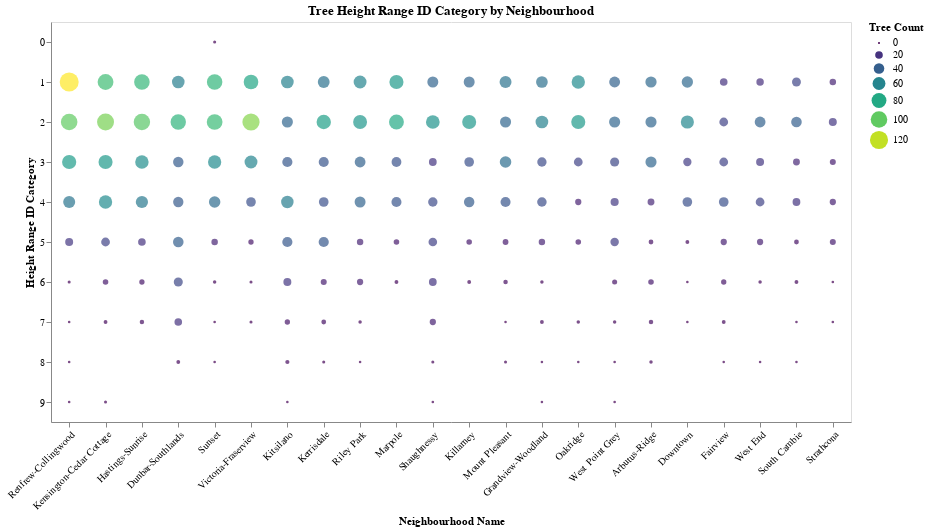

Notebook code for this chart:
### Code cell
# Create plot for height_range_id and neighbourhoods, sorted by neighbourhood_order
neighbourhood_order = (
    chart_data
    .groupby('neighbourhood_name')['count']
    .sum()
    .sort_values(ascending=False)
    .index
    .tolist()
)

height_neighbourhood = alt.Chart(chart_data).mark_circle().encode(
    x=alt.X('neighbourhood_name:N', title='Neighbourhood Name', sort=neighbourhood_order),
    y=alt.Y('height_range_id:N', title='Height Range ID Category'),
    size=alt.Size('count:Q', title='Tree Count'),
    color=alt.Color('count:Q', scale=alt.Scale(scheme='viridis')),
    tooltip=['neighbourhood_name:N', 'height_range_id:N', 'count:Q']
).properties(
    width=800,
    height=400,
    title='Tree Height Range ID Category by Neighbourhood'
).configure_axisX(labelAngle=-45)

height_neighbourhood

### Figure 1 — Vega-Lite specification as saved in the notebook (floating-point values rounded to 4 significant figures; data arrays with more than 128 entries replaced by an {"elided": "..."} marker saying what was removed)
{"config": {"view": {"continuousWidth": 300, "continuousHeight": 300}, "axisX": {"labelAngle": -45}}, "data": {"name": "data-eefd1f9b622612af00cf89967e2a14e1"}, "mark": {"type": "circle"}, "encoding": {"color": {"field": "count", "scale": {"scheme": "viridis"}, "type": "quantitative"}, "size": {"field": "count", "title": "Tree Count", "type": "quantitative"}, "tooltip": [{"field": "neighbourhood_name", "type": "nominal"}, {"field": "height_range_id", "type": "nominal"}, {"field": "count", "type": "quantitative"}], "x": {"field": "neighbourhood_name", "sort": ["Renfrew-Collingwood", "Kensington-Cedar Cottage", "Hastings-Sunrise", "Dunbar-Southlands", "Sunset", "Victoria-Fraserview", "Kitsilano", "Kerrisdale", "Riley Park", "Marpole", "Shaughnessy", "Killarney", "Mount Pleasant", "Grandview-Woodland", "Oakridge", "West Point Grey", "Arbutus-Ridge", "Downtown", "Fairview", "West End", "South Cambie", "Strathcona"], "title": "Neighbourhood Name", "type": "nominal"}, "y": {"field": "height_range_id", "title": "Height Range ID Category", "type": "nominal"}}, "height": 400, "title": "Tree Height Range ID Category by Neighbourhood", "width": 800, "$schema": "https://vega.github.io/schema/vega-lite/v5.20.1.json", "datasets": {"data-eefd1f9b622612af00cf89967e2a14e1": {"elided": "172 records"}}}
